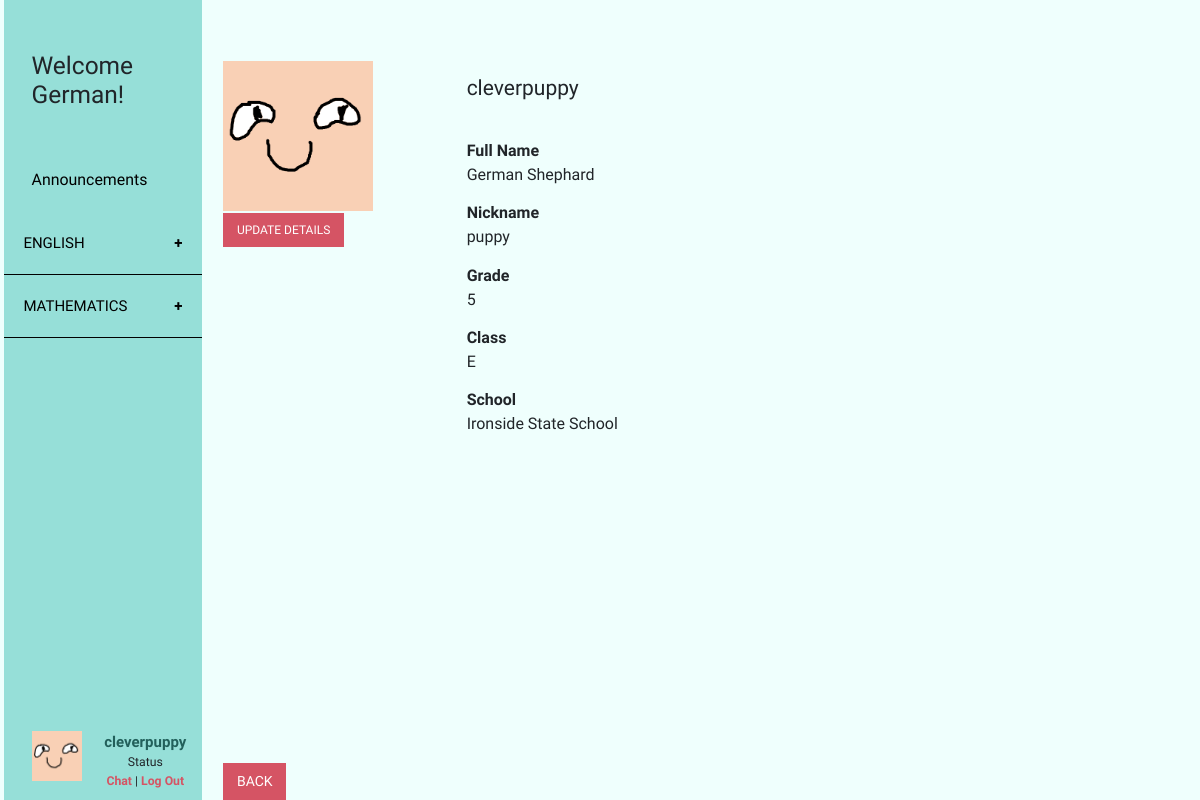
/platform/studentProfile.php?id=1 (signed in), run on the app's committed database.
### tables this page shows
CREATE TABLE `student` (
  `id` int(10) UNSIGNED NOT NULL,
  `school` int(10) UNSIGNED NOT NULL,
  `firstname` varchar(20) NOT NULL,
  `lastname` varchar(20) NOT NULL,
  `username` varchar(20) NOT NULL,
  `nickname` varchar(20) DEFAULT NULL,
  `profileImage` varchar(100) DEFAULT NULL,
  `pwd` varchar(100) NOT NULL,
  `grade` int(1) UNSIGNED NOT NULL,
  `class` varchar(1) NOT NULL,
  `lastactivity` datetime NOT NULL,
  `status` int(11) NOT NULL
);

CREATE TABLE `game` (
  `id` int(10) UNSIGNED NOT NULL,
  `name` varchar(50) NOT NULL,
  `subject` varchar(50) NOT NULL,
  `description` longtext NOT NULL,
  `genre` text NOT NULL,
  `grade` int(11) NOT NULL,
  `status` int(11) NOT NULL
);

CREATE TABLE `school` (
  `id` int(10) UNSIGNED NOT NULL,
  `name` varchar(40) NOT NULL,
  `status` int(11) NOT NULL
);

### platform/includes/checkLoginStatusForBoth.php (called while the page is built, shortened)
<?php
if (isset($_SESSION['student'])) {
    $user = $_SESSION['student'];
    $status = "student";
}elseif(isset($_SESSION['teacher'])){
    $user = $_SESSION['teacher'];
    $status = "teacher";
} else {
    header('Location: index.php');
}
?>

### platform/includes/dbFunction.php (called while the page is built, shortened)
<?php
function query($sql) {
    global $connection;
    $result = mysqli_query($connection, $sql);
    return $result;
}
function fetch_array($result_set) {
    return mysqli_fetch_array($result_set);
}
?>

### platform/includes/dbStudent.php (called while the page is built, shortened)
<?php
require_once 'dbFunction.php';
function getByIdStudent($id = 0) {
    $result_array = getStudentBySql("SELECT *, aes_decrypt(pwd, 'deco3801') as password FROM {$GLOBALS['table_student']} WHERE {$GLOBALS['pk_student']}= {$id} AND status = 0 LIMIT 1 ");
    return !empty($result_array) ? array_shift($result_array) : false;
}
function getStudentBySql($sql = "") {
    $resultSet = query($sql);
    $resultArray = array();
    while ($row = fetch_array($resultSet)) {
        $resultArray[] = $row;
    }
    return $resultArray;
}
?>

### platform/includes/dbGame.php (called while the page is built, shortened)
<?php
require_once 'dbFunction.php';
function getAllGame($orderBy = "") {
    $orderBy = strlen($orderBy) > 0 ? "ORDER BY {$orderBy}" : "";
    return getGameBySql("SELECT * FROM {$GLOBALS['table_game']} WHERE status = 0 {$orderBy}");
}
function getGameBySql($sql = "") {
    $resultSet = query($sql);
    $resultArray = array();
    while ($row = fetch_array($resultSet)) {
        $resultArray[] = $row;
    }
    return $resultArray;
}
?>

### platform/includes/dbSchool.php (called while the page is built, shortened)
<?php
require_once 'dbFunction.php';
function getByIdSchool($id = 0) {
    $result_array = getSchoolBySql("SELECT * FROM {$GLOBALS['table_school']} WHERE {$GLOBALS['pk_school']}= {$id} AND status = 0 LIMIT 1 ");
    return !empty($result_array) ? array_shift($result_array) : false;
}
function getSchoolBySql($sql = "") {
    $resultSet = query($sql);
    $resultArray = array();
    while ($row = fetch_array($resultSet)) {
        $resultArray[] = $row;
    }
    return $resultArray;
}
?>

### platform/studentProfile.php (the view, shortened to what this page needs)
<?php
include_once 'includes/checkLoginStatusForBoth.php';
include_once 'includes/dbGame.php';
include_once 'includes/dbStudent.php';
include_once  'includes/dbSchool.php';
$schoolInfo = getByIdSchool($user['school']);
$studentId = isset($_GET['id']) ? $_GET['id'] : 0;
$studentInfo = getByIdStudent($studentId);
?>
<!doctype html>
<html lang="en">
<head>
    <?php
    include 'css.php';
    ?>
</head>
<body>
<div class="container-fluid">
    <div class="row">
        <?php
        include_once("sideBar.php");
        ?>
        <div role="main" class=" main col-md-9 ml-sm-auto col-lg-10 px-4">
            <div class="row">
                <div class="col-lg-3" style="margin-top:4em">
                    <img width="150" height="150" src="img/<?=$studentInfo['profileImage'];?>" onerror="this.onerror=null; this.src='img/dummyimg.png'"/>
                    <div class="form-row">
                        <button style="font-size: 12px;" class="btn-all updateDetails" data-toggle="modal" data-target="#updateDetailsModal">Update Details</button>
                        <br>
                        <br>
                    </div>
                </div>
                <div class="col-lg-9" style="padding-top: 4em; font-size: 16px">
                    <div>
                        <h4><?= $studentInfo['username']; ?></h4>
                    </div>
                    <div class="form-row">
                        <br>
                        <b>Full Name</b><br/>
                        <?= $studentInfo['firstname'].' '.$studentInfo['lastname']; ?><br/>
                    </div>
                    <div class="form-row">
                        <b>Nickname</b><br/>
                        <?= $studentInfo['nickname']; ?><br/>
                    </div>
                    <div class="form-row">
                        <b>Grade</b><br/>
                        <?= $studentInfo['grade']; ?><br/>
                    </div>
                    <div class="form-row">
                        <b>Class</b><br/>
                        <?= $studentInfo['class']; ?><br/>
                    </div>
                    <div class="form-row">
                        <b>School</b><br/>
                        <?= $schoolInfo['name']; ?><br/>
                    </div>
                </div>
            </div>
            <div id="mainFooter" style="bottom:0; position: fixed;">
                <a class="btn-all" href="javascript:history.back()">Back</a>
            </div>
        </div>
    </div>
</div>
</body>
</html>

### platform/sideBar.php (shortened to what this page needs)
<?php
include_once "includes/dbGame.php";
$games = getAllGame('subject');
?>
<nav class="col-md-2 d-none d-md-block" style="background-color: #96DFD8; padding: 0px">
    <div class="sidebar-sticky">
        <ul>
            <h2>Welcome <?= $user['firstname']; ?>!</h2>
        </ul>
        <a href="announcements.php" id="sidebar-button"><ul class="sidebar-button-ul">Announcements</ul></a>
        <?php
        $subject = "";
        foreach($games as $row => $rowDetails ){
            if($rowDetails['subject'] != $subject){
                if(isset($gameId) && $gameId == $rowDetails['id']){
                    echo "<button id='game" .$rowDetails['id']. "' class='collapsible active'>{$rowDetails['subject']}</button>";
                }else{
                    echo "<button class='collapsible'>{$rowDetails['subject']}</button>";
                }
            }
        }
        ?>
        <ul>
            <div class="row bottom-navbar">
                <div class="col-lg-3">
                    <img src="img/<?=$user['profileImage'];?>" onerror="this.onerror=null; this.src='img/dummyimg.png'" style="width: 50px; height: 50px;" >
                </div>
                <div class="col-lg-9">
                    <?php if ($status == "student"){
                        echo '<a class="profiletxt" href="studentProfile.php?id='.$user['id'].'">';
                    }else{
                        echo '<a class="profiletxt" href="teacherProfile.php">';
                    }
                    echo "<b>{$user['username']}</b>";
                    ?>
                    </a>
                    <div clas="row">
                        Status
                    </div>
                    <div clas="row">
                        <a class="onlineButton">Chat</a> |
                        <a class="onlineButton" href="logoutHandler.php">Log Out</a>
                    </div>
                </div>
            </div>
        </ul>
    </div>
</nav>

### platform/css/style.css (style rules this page uses)
html, body { display: -ms-flexbox; display: -webkit-box; display: flex; -ms-flex-align: center; -ms-flex-pack: center; -webkit-box-align: center; align-items: center; -webkit-box-pack: center; justify-content: center; background-color: #effffd; font-size: .875rem; height: 100%; font-family: 'Armata', sans-serif; width: 100%; }
h2 { padding-top: 1.5em; padding-bottom: 1em; font-size: 2em; }
a:hover, a:visited, a:link, a:active { text-decoration: none; }
.btn-signin, .btn-all { display: inline-block; font-weight: 400; line-height: 1.5; vertical-align: middle; cursor: pointer; user-select: none; border: 1px solid transparent; background-color: #D55464; color: white; text-align: center; text-transform: uppercase; }
.btn-all { padding: .5rem .9rem; font-size: 1rem; }
.main { padding: 1% 0 1% 0; }
.bottom-navbar { padding-top: 5%; bottom: 10px; width: 100%; position: absolute; text-align: center; }
.form-row { padding-top: 1% !important; padding-bottom: 1% !important; }
.sidebar-sticky { position: -webkit-sticky; position: sticky; top: 0.5%; height: 100vh; padding-top: 1rem; overflow-x: hidden; overflow-y: auto; }
.sidebar-button-ul, .sidebar-button-collapsible { padding-top: 10%; padding-bottom: 10%; margin-bottom: 0; font-size: 1.3em; }
#sidebar-button { color: #000; }
a.profiletxt { color: #22605B; font-size: 15px; }
a.onlineButton { color: #D55464; font-weight: bold; text-decoration: none; }
.collapsible { background-color: #96DFD8; color: #000; cursor: pointer; padding: 10%; width: 100%; border: none; text-align: left; outline: none; font-size: 15px; border-bottom: solid; border-bottom-color: #000; border-bottom-width: thin; text-transform: uppercase; }
.collapsible:after { content: '\002B'; color: #000; font-weight: bold; float: right; margin-left: 5px; }

### data on the page
student: firstname "German", username "cleverpuppy", lastname "Shephard", nickname "puppy", grade "5", class "E"
game: subject "ENGLISH"
game: subject "MATHEMATICS"
school: name "Ironside State School"
